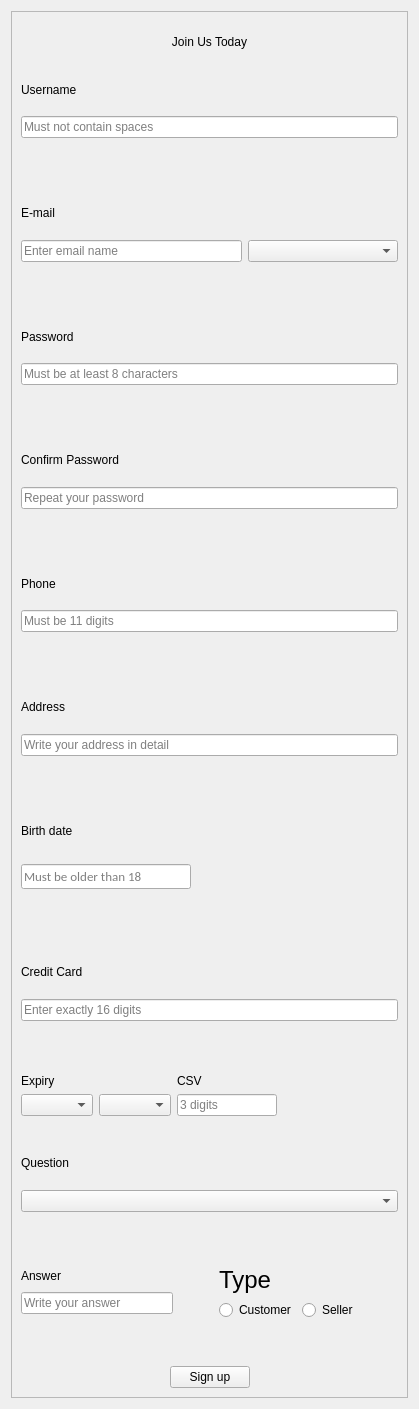
            <widget class="QWidget" name="scrollAreaWidgetContents_3">
             <property name="geometry">
              <rect>
               <x>0</x>
               <y>0</y>
               <width>419</width>
               <height>1409</height>
              </rect>
             </property>
             <layout class="QHBoxLayout" name="horizontalLayout_23">
              <item>
               <widget class="QFrame" name="frame">
                <property name="frameShape">
                 <enum>QFrame::StyledPanel</enum>
                </property>
                <property name="frameShadow">
                 <enum>QFrame::Raised</enum>
                </property>
                <layout class="QVBoxLayout" name="verticalLayout_9">
                 <item>
                  <widget class="QLabel" name="label_42">
                   <property name="styleSheet">
                    <string notr="true">font: 32pt &quot;Curlz MT&quot;;</string>
                   </property>
                   <property name="text">
                    <string>Join Us Today</string>
                   </property>
                   <property name="alignment">
                    <set>Qt::AlignCenter</set>
                   </property>
                  </widget>
                 </item>
                 <item>
                  <widget class="QLabel" name="label_43">
                   <property name="styleSheet">
                    <string notr="true">font: 16pt &quot;Segoe UI&quot;;</string>
                   </property>
                   <property name="text">
                    <string>Username</string>
                   </property>
                  </widget>
                 </item>
                 <item>
                  <widget class="QLineEdit" name="lineEdit_31">
                   <property name="maxLength">
                    <number>32</number>
                   </property>
                   <property name="placeholderText">
                    <string>Must not contain spaces</string>
                   </property>
                  </widget>
                 </item>
                 <item>
                  <widget class="QLabel" name="label_11">
                   <property name="styleSheet">
                    <string notr="true">color: rgb(255, 0, 0)</string>
                   </property>
                   <property name="text">
                    <string/>
                   </property>
                  </widget>
                 </item>
                 <item>
                  <widget class="QLabel" name="label_44">
                   <property name="styleSheet">
                    <string notr="true">font: 18pt &quot;Segoe UI&quot;;</string>
                   </property>
                   <property name="text">
                    <string>E-mail</string>
                   </property>
                  </widget>
                 </item>
                 <item>
                  <layout class="QHBoxLayout" name="horizontalLayout_15">
                   <item>
                    <widget class="QLineEdit" name="lineEdit_32">
                     <property name="maxLength">
                      <number>32</number>
                     </property>
                     <property name="placeholderText">
                      <string>Enter email name</string>
                     </property>
                    </widget>
                   </item>
                   <item>
                    <widget class="QComboBox" name="comboBox_2">
                     <property name="minimumSize">
                      <size>
                       <width>150</width>
                       <height>0</height>
                      </size>
                     </property>
                     <property name="editable">
                      <bool>false</bool>
                     </property>
                     <property name="currentText">
                      <string notr="true"/>
                     </property>
                     <property name="currentIndex">
                      <number>-1</number>
                     </property>
                     <property name="maxVisibleItems">
                      <number>3</number>
                     </property>
                     <property name="placeholderText">
                      <string>Choose a domain</string>
                     </property>
                    </widget>
                   </item>
                  </layout>
                 </item>
                 <item>
                  <widget class="QLabel" name="label_12">
                   <property name="styleSheet">
                    <string notr="true">color: rgb(255, 0, 0)</string>
                   </property>
                   <property name="text">
                    <string/>
                   </property>
                  </widget>
                 </item>
                 <item>
                  <widget class="QLabel" name="label_45">
                   <property name="styleSheet">
                    <string notr="true">font: 16pt &quot;Segoe UI&quot;;</string>
                   </property>
                   <property name="text">
                    <string>Password</string>
                   </property>
                  </widget>
                 </item>
                 <item>
                  <widget class="QLineEdit" name="lineEdit_33">
                   <property name="text">
                    <string/>
                   </property>
                   <property name="maxLength">
                    <number>32</number>
                   </property>
                   <property name="placeholderText">
                    <string>Must be at least 8 characters</string>
                   </property>
                  </widget>
                 </item>
                 <item>
                  <widget class="QLabel" name="label_13">
                   <property name="styleSheet">
                    <string notr="true">color: rgb(255, 0, 0)</string>
                   </property>
                   <property name="text">
                    <string/>
                   </property>
                  </widget>
                 </item>
                 <item>
                  <widget class="QLabel" name="label_46">
                   <property name="styleSheet">
                    <string notr="true">font: 16pt &quot;Segoe UI&quot;;</string>
                   </property>
                   <property name="text">
                    <string>Confirm Password</string>
                   </property>
                  </widget>
                 </item>
                 <item>
                  <widget class="QLineEdit" name="lineEdit_34">
                   <property name="text">
                    <string/>
                   </property>
                   <property name="maxLength">
                    <number>32</number>
                   </property>
                   <property name="placeholderText">
                    <string>Repeat your password</string>
                   </property>
                  </widget>
                 </item>
                 <item>
                  <widget class="QLabel" name="label_14">
                   <property name="styleSheet">
                    <string notr="true">color: rgb(255, 0, 0)</string>
                   </property>
                   <property name="text">
                    <string/>
                   </property>
                  </widget>
                 </item>
                 <item>
                  <layout class="QHBoxLayout" name="horizontalLayout_18">
                   <item>
                    <widget class="QLabel" name="label_47">
                     <property name="styleSheet">
                      <string notr="true">font: 18pt &quot;Segoe UI&quot;;</string>
                     </property>
                     <property name="text">
                      <string>Phone</string>
                     </property>
                    </widget>
                   </item>
                  </layout>
                 </item>
                 <item>
                  <layout class="QHBoxLayout" name="horizontalLayout_19">
                   <item>
                    <widget class="QLineEdit" name="lineEdit_35">
                     <property name="text">
                      <string/>
                     </property>
                     <property name="maxLength">
                      <number>11</number>
                     </property>
                     <property name="placeholderText">
                      <string>Must be 11 digits</string>
                     </property>
                    </widget>
                   </item>
                  </layout>
                 </item>
                 <item>
                  <widget class="QLabel" name="label_15">
                   <property name="styleSheet">
                    <string notr="true">color: rgb(255, 0, 0)</string>
                   </property>
                   <property name="text">
                    <string/>
                   </property>
                  </widget>
                 </item>
                 <item>
                  <widget class="QLabel" name="label_48">
                   <property name="styleSheet">
                    <string notr="true">font: 18pt &quot;Segoe UI&quot;;</string>
                   </property>
                   <property name="text">
                    <string>Address</string>
                   </property>
                  </widget>
                 </item>
                 <item>
                  <widget class="QLineEdit" name="lineEdit_36">
                   <property name="text">
                    <string/>
                   </property>
                   <property name="placeholderText">
                    <string>Write your address in detail</string>
                   </property>
                  </widget>
                 </item>
                 <item>
                  <widget class="QLabel" name="label_16">
                   <property name="styleSheet">
                    <string notr="true">color: rgb(255, 0, 0)</string>
                   </property>
                   <property name="text">
                    <string/>
                   </property>
                  </widget>
                 </item>
                 <item>
                  <layout class="QHBoxLayout" name="horizontalLayout_24">
                   <item>
                    <widget class="QLabel" name="label_51">
                     <property name="styleSheet">
                      <string notr="true">font: 18pt &quot;Segoe UI&quot;;</string>
                     </property>
                     <property name="text">
                      <string>Birth date</string>
                     </property>
                    </widget>
                   </item>
                  </layout>
                 </item>
                 <item>
                  <layout class="QHBoxLayout" name="horizontalLayout_9">
                   <item>
                    <widget class="QLineEdit" name="lineEdit_4">
                     <property name="font">
                      <font>
                       <family>Calibri</family>
                       <pointsize>10</pointsize>
                      </font>
                     </property>
                     <property name="readOnly">
                      <bool>true</bool>
                     </property>
                     <property name="placeholderText">
                      <string>Must be older than 18</string>
                     </property>
                    </widget>
                   </item>
                   <item>
                    <widget class="QPushButton" name="pushButton_5">
                     <property name="minimumSize">
                      <size>
                       <width>0</width>
                       <height>40</height>
                      </size>
                     </property>
                     <property name="maximumSize">
                      <size>
                       <width>50</width>
                       <height>16777215</height>
                      </size>
                     </property>
                     <property name="styleSheet">
                      <string notr="true">QPushButton {
	border-radius: 25px;
}</string>
                     </property>
                     <property name="text">
                      <string/>
                     </property>
                     <property name="flat">
                      <bool>true</bool>
                     </property>
                    </widget>
                   </item>
                   <item>
                    <spacer name="horizontalSpacer_12">
                     <property name="orientation">
                      <enum>Qt::Horizontal</enum>
                     </property>
                     <property name="sizeHint" stdset="0">
                      <size>
                       <width>40</width>
                       <height>20</height>
                      </size>
                     </property>
                    </spacer>
                   </item>
                  </layout>
                 </item>
                 <item>
                  <widget class="QLabel" name="label_17">
                   <property name="styleSheet">
                    <string notr="true">color: rgb(255, 0, 0)</string>
                   </property>
                   <property name="text">
                    <string/>
                   </property>
                  </widget>
                 </item>
                 <item>
                  <widget class="QLabel" name="label_52">
                   <property name="styleSheet">
                    <string notr="true">font: 18pt &quot;Segoe UI&quot;;</string>
                   </property>
                   <property name="text">
                    <string>Credit Card </string>
                   </property>
                  </widget>
                 </item>
                 <item>
                  <widget class="QLineEdit" name="lineEdit_5">
                   <property name="maxLength">
                    <number>16</number>
                   </property>
                   <property name="placeholderText">
                    <string>Enter exactly 16 digits</string>
                   </property>
                  </widget>
                 </item>
                 <item>
                  <widget class="QLabel" name="label_18">
                   <property name="styleSheet">
                    <string notr="true">color: rgb(255, 0, 0)</string>
                   </property>
                   <property name="text">
                    <string/>
                   </property>
                  </widget>
                 </item>
                 <item>
                  <layout class="QHBoxLayout" name="horizontalLayout_12">
                   <item>
                    <layout class="QVBoxLayout" name="verticalLayout_8">
                     <item>
                      <widget class="QLabel" name="label_54">
                       <property name="styleSheet">
                        <string notr="true">font: 18pt &quot;Segoe UI&quot;;</string>
                       </property>
                       <property name="text">
                        <string>Expiry</string>
                       </property>
                      </widget>
                     </item>
                     <item>
                      <layout class="QHBoxLayout" name="horizontalLayout_10">
                       <item>
                        <layout class="QVBoxLayout" name="verticalLayout_4">
                         <item>
                          <layout class="QHBoxLayout" name="horizontalLayout_11">
                           <item>
                            <widget class="QComboBox" name="comboBox_3">
                             <property name="placeholderText">
                              <string>Month</string>
                             </property>
                            </widget>
                           </item>
                           <item>
                            <widget class="QComboBox" name="comboBox_4">
                             <property name="placeholderText">
                              <string>Year</string>
                             </property>
                            </widget>
                           </item>
                          </layout>
                         </item>
                         <item>
                          <widget class="QLabel" name="label_19">
                           <property name="styleSheet">
                            <string notr="true">color: rgb(255, 0, 0)</string>
                           </property>
                           <property name="text">
                            <string/>
                           </property>
                          </widget>
                         </item>
                        </layout>
                       </item>
                      </layout>
                     </item>
                    </layout>
                   </item>
                   <item>
                    <layout class="QVBoxLayout" name="verticalLayout_5">
                     <item>
                      <widget class="QLabel" name="label_53">
                       <property name="styleSheet">
                        <string notr="true">font: 18pt &quot;Segoe UI&quot;;</string>
                       </property>
                       <property name="text">
                        <string>CSV</string>
                       </property>
                      </widget>
                     </item>
                     <item>
                      <layout class="QHBoxLayout" name="horizontalLayout_13">
                       <item>
                        <layout class="QVBoxLayout" name="verticalLayout_10">
                         <item>
                          <widget class="QLineEdit" name="lineEdit_6">
                           <property name="maximumSize">
                            <size>
                             <width>100</width>
                             <height>16777215</height>
                            </size>
                           </property>
                           <property name="maxLength">
                            <number>3</number>
                           </property>
                           <property name="placeholderText">
                            <string>3 digits</string>
                           </property>
                          </widget>
                         </item>
                         <item>
                          <widget class="QLabel" name="label_20">
                           <property name="styleSheet">
                            <string notr="true">color: rgb(255, 0, 0)</string>
                           </property>
                           <property name="text">
                            <string/>
                           </property>
                          </widget>
                         </item>
                        </layout>
                       </item>
                      </layout>
                     </item>
                    </layout>
                   </item>
                   <item>
                    <spacer name="horizontalSpacer_18">
                     <property name="orientation">
                      <enum>Qt::Horizontal</enum>
                     </property>
                     <property name="sizeHint" stdset="0">
                      <size>
                       <width>40</width>
                       <height>20</height>
                      </size>
                     </property>
                    </spacer>
                   </item>
                  </layout>
                 </item>
                 <item>
                  <layout class="QHBoxLayout" name="horizontalLayout_20">
                   <item>
                    <widget class="QLabel" name="label_49">
                     <property name="styleSheet">
                      <string notr="true">font: 18pt &quot;Segoe UI&quot;;</string>
                     </property>
                     <property name="text">
                      <string>Question</string>
                     </property>
                    </widget>
                   </item>
                  </layout>
                 </item>
                 <item>
                  <layout class="QHBoxLayout" name="horizontalLayout_21">
                   <item>
                    <widget class="QComboBox" name="comboBox">
                     <property name="placeholderText">
                      <string>Choose a security question</string>
                     </property>
                    </widget>
                   </item>
                  </layout>
                 </item>
                 <item>
                  <widget class="QLabel" name="label_21">
                   <property name="styleSheet">
                    <string notr="true">color: rgb(255, 0, 0)</string>
                   </property>
                   <property name="text">
                    <string/>
                   </property>
                  </widget>
                 </item>
                 <item>
                  <layout class="QHBoxLayout" name="horizontalLayout_16">
                   <item>
                    <layout class="QVBoxLayout" name="verticalLayout_11">
                     <item>
                      <widget class="QLabel" name="label_50">
                       <property name="styleSheet">
                        <string notr="true">font: 18pt &quot;Segoe UI&quot;;</string>
                       </property>
                       <property name="text">
                        <string>Answer</string>
                       </property>
                      </widget>
                     </item>
                     <item>
                      <widget class="QLineEdit" name="lineEdit_37">
                       <property name="maximumSize">
                        <size>
                         <width>200</width>
                         <height>16777215</height>
                        </size>
                       </property>
                       <property name="text">
                        <string/>
                       </property>
                       <property name="maxLength">
                        <number>32</number>
                       </property>
                       <property name="placeholderText">
                        <string>Write your answer</string>
                       </property>
                      </widget>
                     </item>
                     <item>
                      <widget class="QLabel" name="label_22">
                       <property name="styleSheet">
                        <string notr="true">color: rgb(255, 0, 0)</string>
                       </property>
                       <property name="text">
                        <string/>
                       </property>
                      </widget>
                     </item>
                    </layout>
                   </item>
                   <item>
                    <spacer name="horizontalSpacer_19">
                     <property name="orientation">
                      <enum>Qt::Horizontal</enum>
                     </property>
                     <property name="sizeType">
                      <enum>QSizePolicy::Preferred</enum>
                     </property>
                     <property name="sizeHint" stdset="0">
                      <size>
                       <width>40</width>
                       <height>20</height>
                      </size>
                     </property>
                    </spacer>
                   </item>
                   <item>
                    <layout class="QVBoxLayout" name="verticalLayout_13">
                     <item>
                      <widget class="QLabel" name="label_23">
                       <property name="font">
                        <font>
                         <pointsize>18</pointsize>
                        </font>
                       </property>
                       <property name="text">
                        <string>Type</string>
                       </property>
                      </widget>
                     </item>
                     <item>
                      <layout class="QHBoxLayout" name="horizontalLayout_6">
                       <item>
                        <widget class="QRadioButton" name="radioButton">
                         <property name="text">
                          <string>Customer</string>
                         </property>
                        </widget>
                       </item>
                       <item>
                        <widget class="QRadioButton" name="radioButton_2">
                         <property name="text">
                          <string>Seller</string>
                         </property>
                        </widget>
                       </item>
                       <item>
                        <spacer name="horizontalSpacer_20">
                         <property name="orientation">
                          <enum>Qt::Horizontal</enum>
                         </property>
                         <property name="sizeHint" stdset="0">
                          <size>
                           <width>40</width>
                           <height>20</height>
                          </size>
                         </property>
                        </spacer>
                       </item>
                      </layout>
                     </item>
                     <item>
                      <widget class="QLabel" name="label_24">
                       <property name="styleSheet">
                        <string notr="true">color: rgb(255, 0, 0)</string>
                       </property>
                       <property name="text">
                        <string/>
                       </property>
                      </widget>
                     </item>
                    </layout>
                   </item>
                  </layout>
                 </item>
                 <item>
                  <spacer name="horizontalSpacer_17">
                   <property name="orientation">
                    <enum>Qt::Horizontal</enum>
                   </property>
                   <property name="sizeHint" stdset="0">
                    <size>
                     <width>40</width>
                     <height>20</height>
                    </size>
                   </property>
                  </spacer>
                 </item>
                 <item>
                  <layout class="QHBoxLayout" name="horizontalLayout_14">
                   <item>
                    <spacer name="horizontalSpacer_15">
                     <property name="orientation">
                      <enum>Qt::Horizontal</enum>
                     </property>
                     <property name="sizeHint" stdset="0">
                      <size>
                       <width>40</width>
                       <height>20</height>
                      </size>
                     </property>
                    </spacer>
                   </item>
                   <item>
                    <widget class="QPushButton" name="pushButton_17">
                     <property name="text">
                      <string>Sign up</string>
                     </property>
                    </widget>
                   </item>
                   <item>
                    <spacer name="horizontalSpacer_16">
                     <property name="orientation">
                      <enum>Qt::Horizontal</enum>
                     </property>
                     <property name="sizeHint" stdset="0">
                      <size>
                       <width>40</width>
                       <height>20</height>
                      </size>
                     </property>
                    </spacer>
                   </item>
                  </layout>
                 </item>
                </layout>
               </widget>
              </item>
             </layout>
            </widget>
